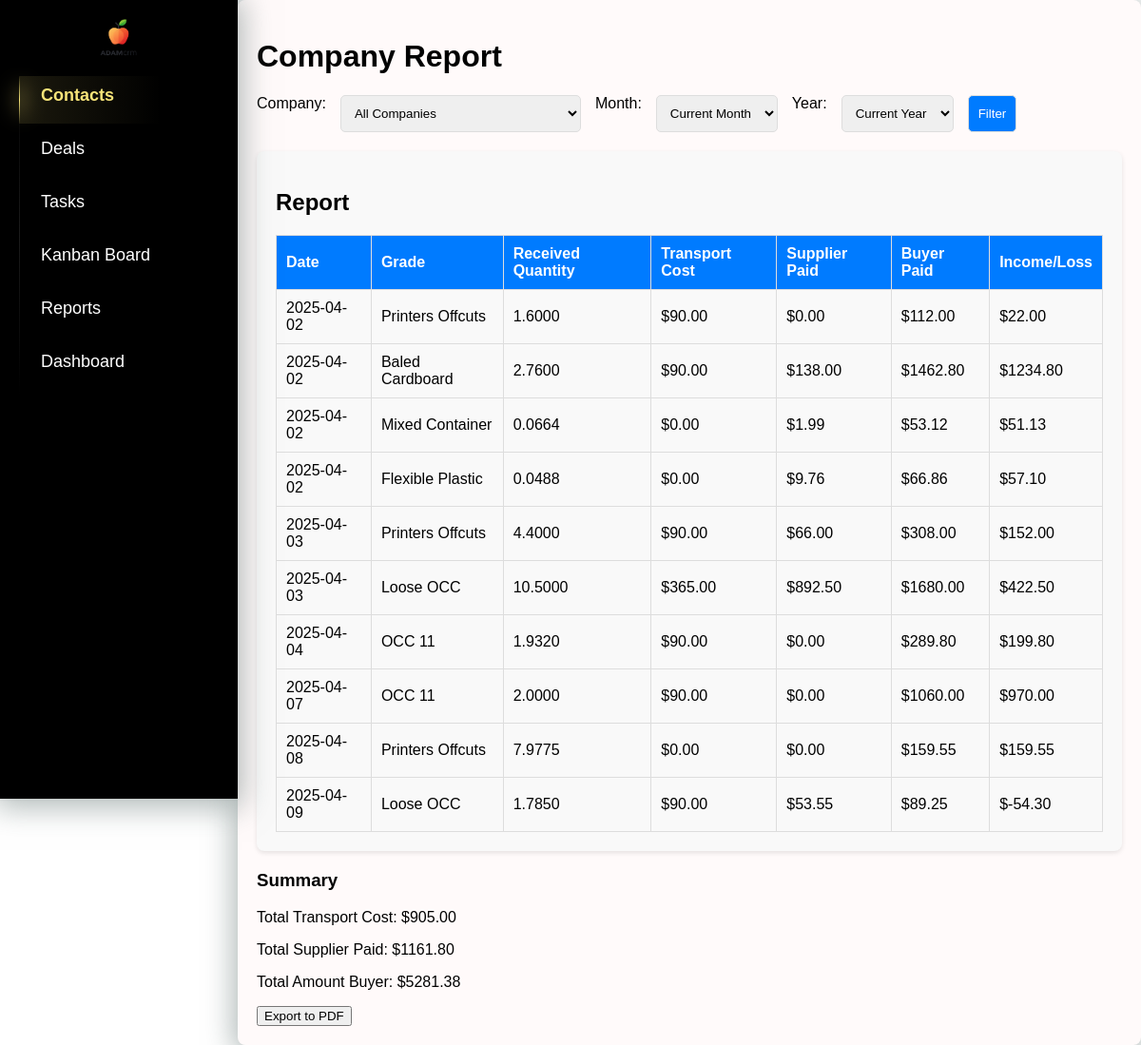
The app's page /reports/company/, older data.
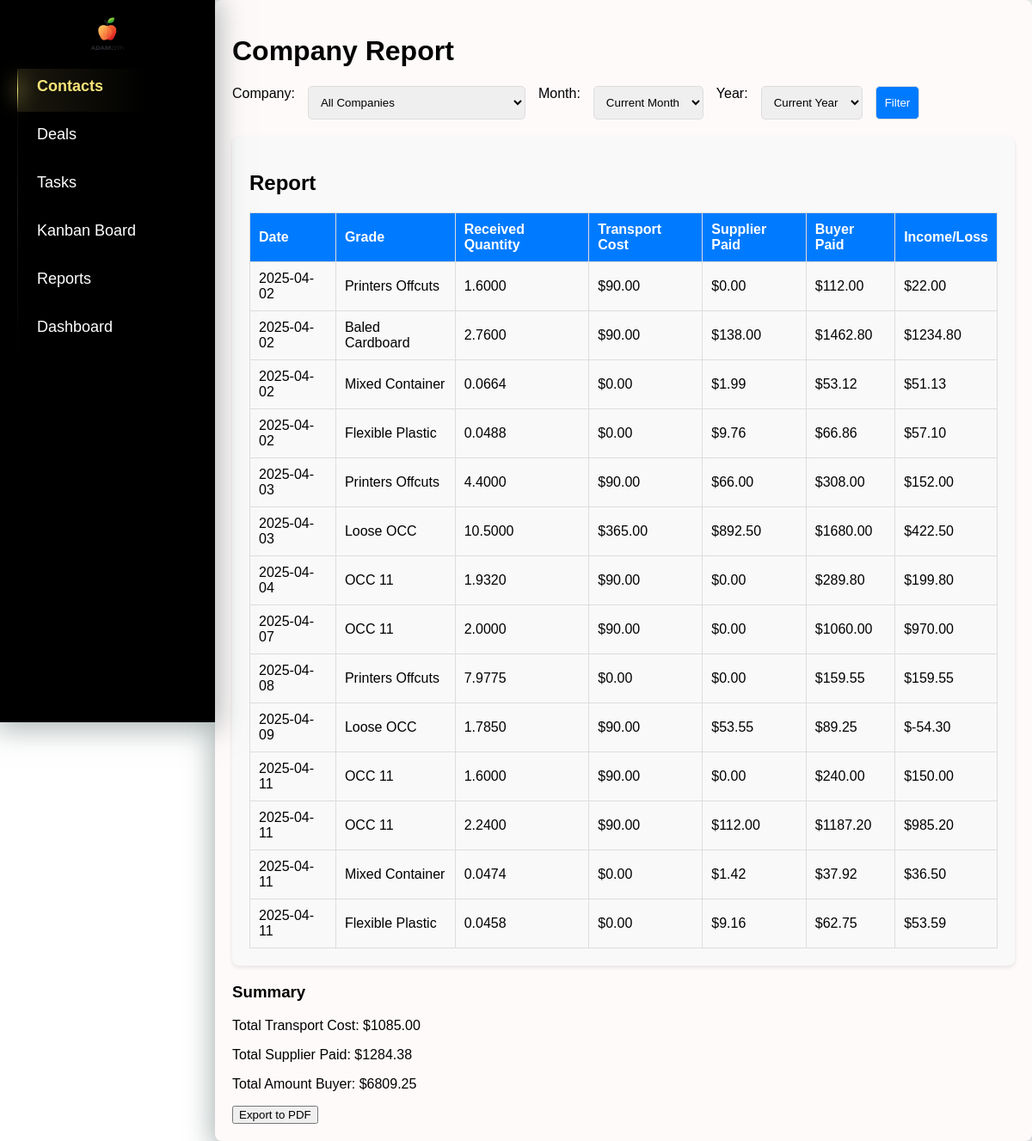
The same page, newer data.
### crm/models.py (models this page shows, shortened)
class Deals(models.Model):
    date = models.DateTimeField(default=timezone.now)  # Дата сделки
    supplier = models.ForeignKey(Company, on_delete=models.CASCADE, related_name='deals_as_supplier')
    buyer = models.ForeignKey(Company, on_delete=models.CASCADE, related_name='deals_as_buyer', null=True, blank=True)
    grade = models.CharField(max_length=255, choices=[(key, key) for key in settings.MATERIALS_LIST.keys()])
    shipped_quantity = models.DecimalField(max_digits=10, decimal_places=4, null=True, blank=True, default=0)  # Отправленный объем (тонны, паллеты и т.д.)
    shipped_pallets = models.PositiveIntegerField(default=0)  # Количество паллет (по умолчанию 0)
    scale_ticket = models.CharField(max_length=50, blank=True, null=True)  # Номер талона на весы (может быть пустым)
    received_quantity = models.DecimalField(max_digits=10, decimal_places=4, null=True, blank=True, default=0)  # Принятый объем (по умолчанию 0)
    received_pallets = models.IntegerField(default=0)  # Количество паллет, принятых (по умолчанию 0)
    supplier_price = models.DecimalField(max_digits=10, decimal_places=2, blank=True, null=True)  # Цена поставщика (может быть пустым)
    supplier_currency = models.CharField(max_length=10, default="CAD")  # Валюта поставщика (по умолчанию "CAD")
    supplier_total = models.DecimalField(max_digits=10, decimal_places=2, blank=True, null=True)  # Сумма поставщика (может быть пустым)
    buyer_price = models.DecimalField(max_digits=10, decimal_places=2)  # Цена покупателя
    buyer_currency = models.CharField(max_length=10, default="CAD")  # Валюта покупателя (по умолчанию "CAD")
    total_amount = models.DecimalField(max_digits=10, decimal_places=2,default=0)  # Итоговая сумма сделки
    invoice_number = models.CharField(max_length=50, blank=True, null=True)  # Номер счета (может быть пустым)
    paid_date = models.DateField(blank=True, null=True)  # Дата оплаты (может быть пустым)
    transport_cost = models.DecimalField(max_digits=10, decimal_places=2,default=0)  # Стоимость транспорта
    transport_company = models.ForeignKey(Company, on_delete=models.CASCADE, related_name='deals_as_hauler')  # Название транспортной компании (может быть пустым)
    total_income_loss = models.DecimalField(max_digits=10, decimal_places=2,default=0)  # Общий доход/убыток

### crm/views.py (the view)
# urls.py: path("reports/company/", views.company_report, name="company_report"),
def company_report(request):
    now = datetime.now()
    current_month = now.month
    current_year = now.year
    selected_company_id = request.GET.get('company', '')
    month = request.GET.get('month', '') or str(current_month).zfill(2)
    year = request.GET.get('year', '') or str(current_year)
    transport_companies = Company.objects.filter(contacts__company_type='hauler')
    deals = Deals.objects.all()
    if selected_company_id:
        deals = deals.filter(Q(supplier__id=int(selected_company_id)) |
                             Q(buyer__id=int(selected_company_id)) |
                             Q(transport_company__in=transport_companies)
        )
    if month and year:
        deals = deals.filter(date__month=int(month), date__year=int(year))
    elif month:  # Если указан только месяц
        deals = deals.filter(date__month=int(month))
    elif year:  # Если указан только год
        deals = deals.filter(date__year=int(year))
    total_transport_cost = deals.aggregate(Sum('transport_cost'))['transport_cost__sum'] or 0
    total_supplier_paid = deals.aggregate(Sum('supplier_total'))['supplier_total__sum'] or 0
    total_amount_buyer = deals.aggregate(Sum('total_amount'))['total_amount__sum'] or 0
    total_buyer_paid = deals.aggregate(Sum('total_income_loss'))[
                           'total_income_loss__sum'] or 0  # Итог для покупателя (например, прибыль или убыток)
    companies = Company.objects.all()
    years = Deals.objects.annotate(year=ExtractYear('date')).values_list('year', flat=True).distinct()
    months = range(1, 13)  # Месяцы с 1 по 12
    context = {
        'deals': deals,
        'total_transport_cost': total_transport_cost,
        'total_supplier_paid': total_supplier_paid,
        'total_amount_buyer': total_amount_buyer,
        'total_buyer_paid': total_buyer_paid,  # Передаем total_buyer_paid в шаблон
        'companies': companies,
        'selected_company_id': int(selected_company_id) if selected_company_id.isdigit() else None,
        'month': month,
        'year': year,
        'years': sorted(years),  # Сортируем список лет для удобства
        'months': months,  # Месяцы для выпадающего списка
    }
    return render(request, 'crm/company_report.html', context)

### crm/templatetags/custom_filters.py (called while the page is built)
@register.filter(name='get_month_name')
def get_month_name(value):
    try:
        return calendar.month_name[int(value)]
    except (ValueError, IndexError):
        return value

### crm/templates/crm/company_report.html (shortened to what this page needs)
{% extends 'crm/index.html' %}
{% load static %}
{% load custom_filters %}
{% block content %}
    <h1>Company Report</h1>
    <form method="get" action="{% url 'company_report' %}" class="filter-form">
        <label for="company">Company:</label>
        <select name="company" id="company">
            <option value="">All Companies</option>
        </select>
        <label for="month">Month:</label>
        <select name="month" id="month">
            <option value="" {% if not month %}selected{% endif %}>Current Month</option>
        </select>
        <label for="year">Year:</label>
        <select name="year" id="year">
            <option value="" {% if not year %}selected{% endif %}>Current Year</option>
        </select>
        <button type="submit">
            Filter
        </button>
    </form>
    <div class="block">
        <h2>Report</h2>
        <table>
            <thead>
                <tr>
                    <th>Date</th>
                    <th>Grade</th>
                    <th>Received Quantity</th>
                    <th>Transport Cost</th>
                    <th>Supplier Paid</th>
                    <th>Buyer Paid</th>
                    <th>Income/Loss</th>
                </tr>
            </thead>
            <tbody>
                {% if deals %}
                    {% for deal in deals %}
                        <tr>
                            <td>{{ deal.date|date:"Y-m-d" }}</td>
                            <td>{{ deal.grade }}</td>
                            <td>{{ deal.received_quantity }}</td>
                            <td>${{ deal.transport_cost|floatformat:2 }}</td>
                            <td>${{ deal.supplier_total|floatformat:2 }}</td>
                            <td>${{ deal.total_amount|floatformat:2 }}</td>
                            <td>${{ deal.total_income_loss|floatformat:2 }}</td>
                        </tr>
                    {% endfor %}
                {% else %}
                    <tr>
                        <td colspan="6" style="text-align: center;">No data available for the selected filters.</td>
                    </tr>
                {% endif %}
            </tbody>
        </table>
    </div>
    <div>
        <h3>Summary</h3>
        <p>Total Transport Cost: ${{ total_transport_cost|floatformat:2 }}</p>
        <p>Total Supplier Paid: ${{ total_supplier_paid|floatformat:2 }}</p>
        <p>Total Amount Buyer: ${{ total_amount_buyer|floatformat:2 }}</p>
    </div>
    <form action="{% url 'export_company_report_pdf' %}" method="get">
        <button type="submit">Export to PDF</button>
    </form>
    <link rel="stylesheet" href="{% static 'crm/company_reports.css' %}">
{% endblock %}

Row changes from the older to the newer data that the page shows:
added Deals: date "2025-04-11", grade "OCC 11", received_quantity "1.6000", transport_cost "90.00", supplier_total "0.00", total_amount "240.00", total_income_loss "150.00"
added Deals: date "2025-04-11", grade "OCC 11", received_quantity "2.2400", transport_cost "90.00", supplier_total "112.00", total_amount "1187.20", total_income_loss "985.20"
added Deals: date "2025-04-11", grade "Mixed Container", received_quantity "0.0474", transport_cost "0.00", supplier_total "1.42", total_amount "37.92", total_income_loss "36.50"
added Deals: date "2025-04-11", grade "Flexible Plastic", received_quantity "0.0458", transport_cost "0.00", supplier_total "9.16", total_amount "62.75", total_income_loss "53.59"
Text that changed along with them:
{{ total_transport_cost|floatformat:2 }}: "905.00" → "1085.00"
{{ total_supplier_paid|floatformat:2 }}: "1161.80" → "1284.38"
{{ total_amount_buyer|floatformat:2 }}: "5281.38" → "6809.25"
